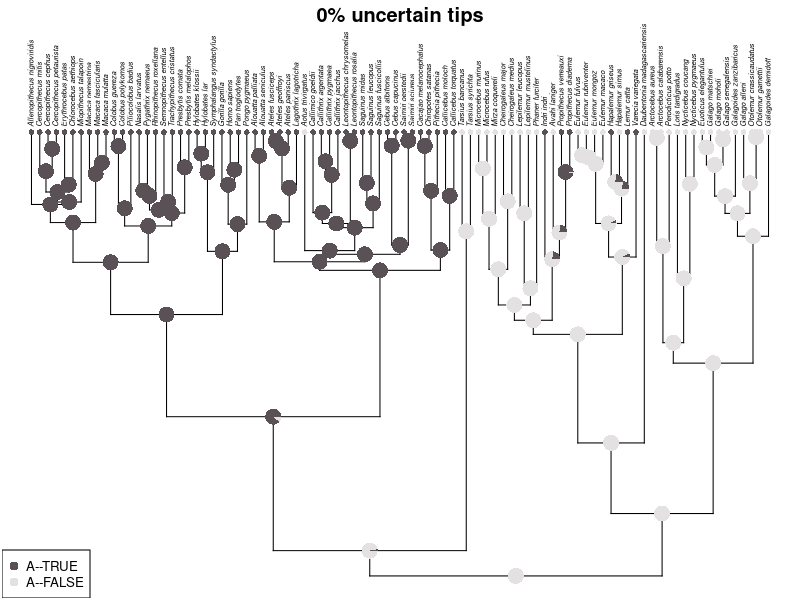
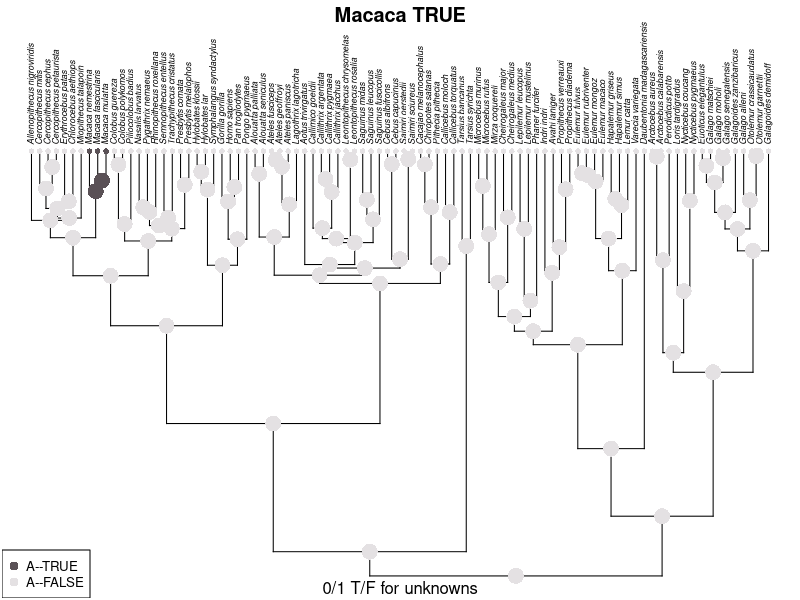
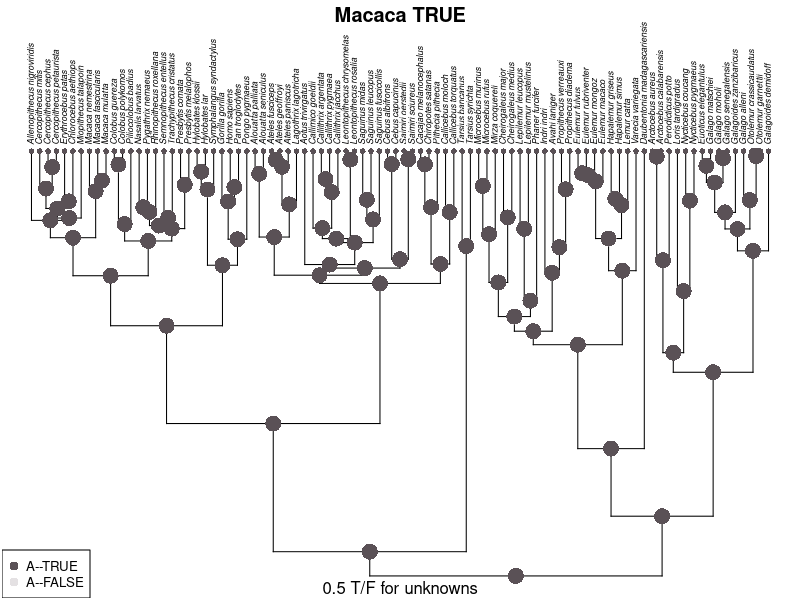
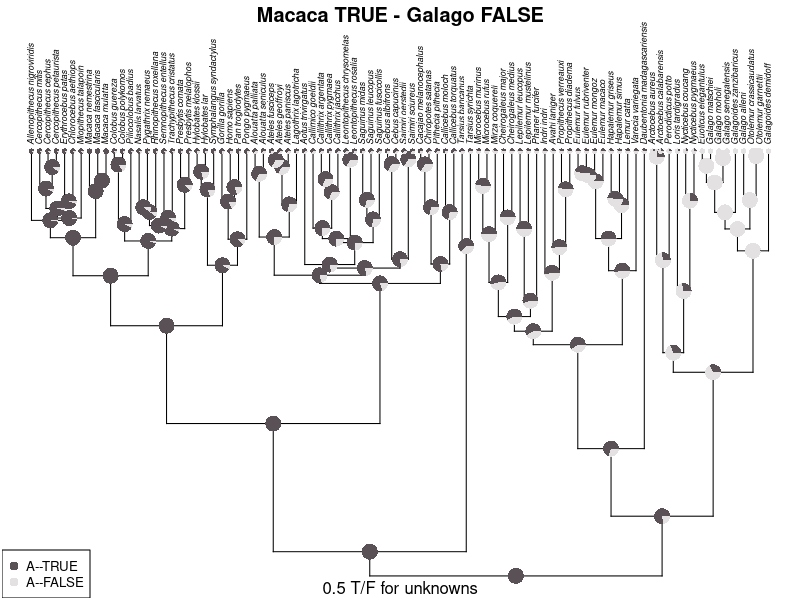

Write R code to recreate these figures, in order. (Note: this script raises an error after producing the figures.)
## ---- chunk 1
knitr::opts_chunk$set(
  collapse = TRUE,
  comment = "#>"
)
## ---- chunk 2
library(ape)
library(phytools)
library(dplyr)
library(tidyr)
## ---- chunk 3
data('primate.tree')
data('primate.data')
tree <- primate.tree
data <- primate.data
data <- data[tree$tip.label,]
# rownames(data) <- paste0('taxon', 1:nrow(data))
# tree$tip.label <- paste0('taxon', 1:Ntip(tree))
original <- data |>
    tibble::rownames_to_column(var = 'Taxa') |>
    select(Taxa, Activity_pattern) |>
    mutate(Presence = 1) |>
    pivot_wider(
        names_from = 'Activity_pattern', values_from = 'Presence',

                values_fill = 0
    ) |>
    arrange(Taxa) |>
    tibble::column_to_rownames(var = 'Taxa') |>
    select(Diurnal) |> 
    mutate(
        not_diurnal = ifelse(Diurnal == 0, 1, 0)
    ) |> 
    as.matrix()
colnames(original) <- c('A--TRUE', 'A--FALSE')


# myFun <- function(mat, uncertainty = 0.7, input_value = 0) {
#     m <- mat
#     if (input_value == 0.5) {
#         m[] <- input_value
#     } else if (input_value == 0) {
#         m[,1] <- 0
#         m[,2] <- 1
#     }
#     n <- round(nrow(mat) * (1 - uncertainty))
#     a <- round(n / 3)
#     b <- n - a
#     nm1 <- sample(rownames(mat), b)
#     nm2 <- sample(rownames(mat)[!rownames(mat) %in% nm1], a)
#     m[nm1, 1] <- 1
#     m[nm1, 2] <- 0
#     m[nm2, 1] <- 0
#     m[nm2, 2] <- 1
#     return(m)
# }
head(sort(table(sub('^(\\w+)_.*$', '\\1', rownames(original))), decreasing = TRUE))
## ---- chunk 4
fit <- fitMk(tree = tree, x = original,
              model = "ARD", pi = "fitzjohn",
              lik.func = "pruning", logscale = TRUE)
ace <- ancr(fit, tips=TRUE)
plot(ace, args.plotTree = list(direction="upwards"))
title(main = '0% uncertain tips', line = -1)
## ---- chunk 5
m1 <- original
m1[which(grepl('^Macaca_', rownames(m1))), 1] <- 1
m1[which(!grepl('^Macaca_', rownames(m1))), 1] <- 0
m1[,2] <- ifelse(m1[,1] == 1, 0, 1)
fit1 <- fitMk(tree = tree, x = m1,
              model = "ARD", pi = "fitzjohn",
              lik.func = "pruning", logscale = TRUE)
ace1 <- ancr(fit1, tips=TRUE)
plot(ace1, args.plotTree = list(direction = "upwards"))
title(main = 'Macaca TRUE', line = -1, sub = '0/1 T/F for unknowns')
## ---- chunk 6
m2 <- original
m2[] <- 0.5
m2[which(grepl('^Macaca_', rownames(m2))), 1] <- 1
m2[,2] <- ifelse(m2[,1] == 1, 0, 0.5)
fit2 <- fitMk(tree = tree, x = m2,
              model = "ARD", pi = "fitzjohn",
              lik.func = "pruning", logscale = TRUE)
ace2 <- ancr(fit2, tips=TRUE)
plot(ace2, args.plotTree = list(direction = "upwards"))
title(main = 'Macaca TRUE', line = -1, sub = '0.5 T/F for unknowns')
## ---- chunk 7
m3 <- original
m3[] <- 0.5
m3[which(grepl('^Macaca_', rownames(m3))), 1] <- 1
m3[which(grepl('^Macaca_', rownames(m3))), 2] <- 0
m3[which(grepl('^Galago_', rownames(m3))), 2] <- 1
m3[which(grepl('^Galago', rownames(m3))), 1] <- 0
fit3 <- fitMk(tree = tree, x = m3,
              model = "ARD", pi = "fitzjohn",
              lik.func = "pruning", logscale = TRUE)
ace3 <- ancr(fit3, tips=TRUE)
plot(ace3, args.plotTree = list(direction = "upwards"))
title(main = 'Macaca TRUE - Galago FALSE', line = -1, sub = '0.5 T/F for unknowns')
## ---- chunk 8
sessioninfo::session_info()
